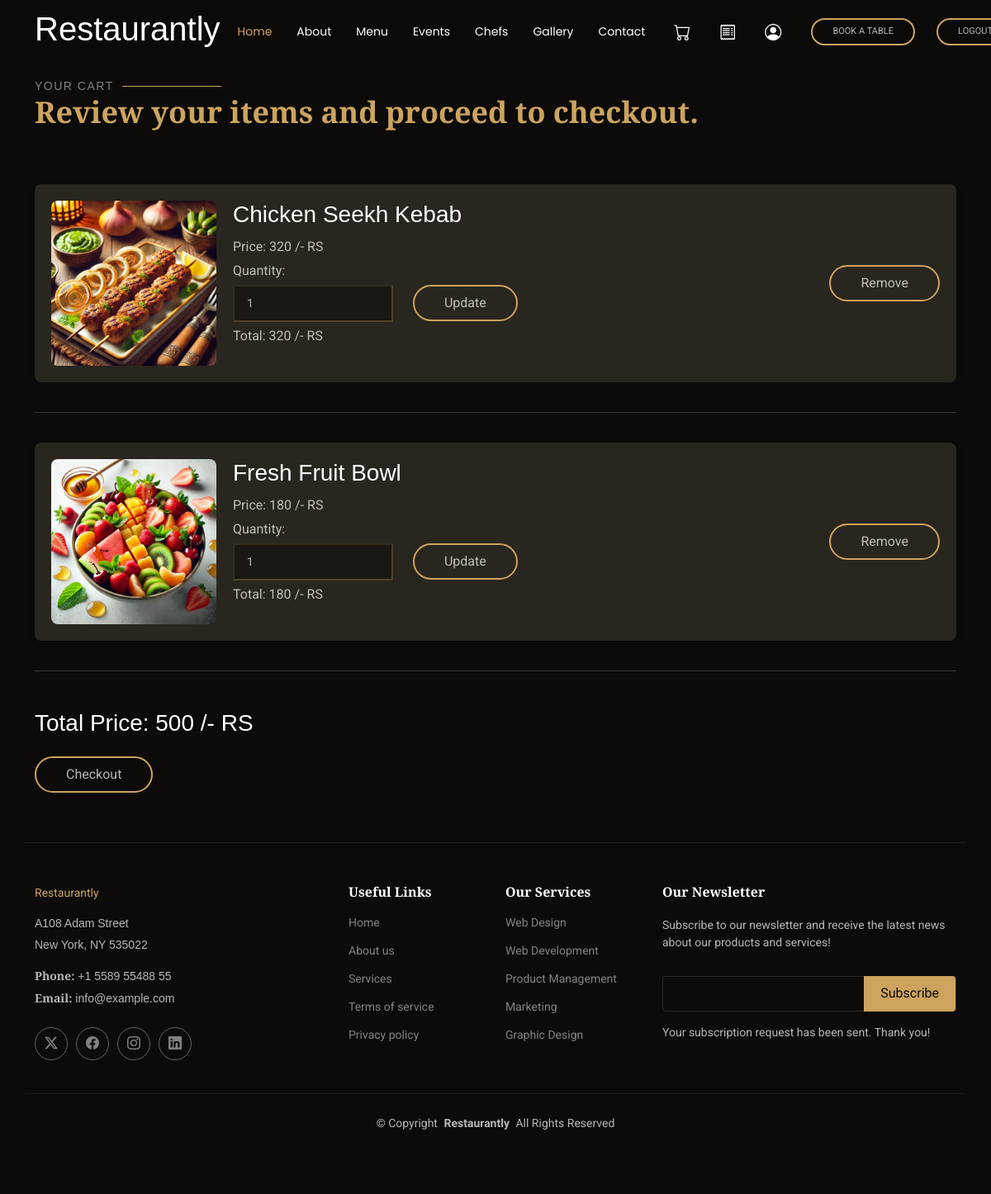
The app's page /cart/ (signed in) with its own data.
### myapp/models.py (models this page shows, shortened)
class Add_To_Cart(models.Model):
    product = models.ForeignKey(Restaurent_Menu_Items, on_delete=models.CASCADE)
    quantity = models.IntegerField(default=1)
    user = models.ForeignKey(Customer, on_delete=models.CASCADE)  # Add this line
    def get_total_price(self):
        return self.quantity * self.product.price

class Restaurent_Menu_Items(models.Model):
    Category_id = models.ForeignKey(Category, on_delete=models.CASCADE)
    Name = models.CharField(max_length=30)
    desc = models.CharField(max_length=300)
    price = models.IntegerField(default=0)
    image=models.ImageField(upload_to='photos')

### myapp/views.py (the view)
# urls.py: path('cart/', views.cart, name='cart'),
def cart(request):
    if 'user_id' not in request.session:
        messages.error(request, "You need to be logged in to view your cart.")
        return redirect('Login')  # Redirect to login if not logged in
    user = Customer.objects.get(id=request.session['user_id'])  # Get the logged-in user
    cart_items = Add_To_Cart.objects.filter(user=user)  # Filter cart items by user
    total_price = sum(item.get_total_price() for item in cart_items)
    context = {
        'cart_items': cart_items,
        'total_price': total_price,
    }
    return render(request, 'cart.html', context)

### myapp/templates/cart.html (shortened to what this page needs)
{% extends 'basic.html' %}
{% block body %}
<main>
  <section style="margin-top:20px;">
    <div class="container section-title" data-aos="fade-up">
      <h2 style="margin-top:20px;">Your Cart</h2>
      <p>Review your items and proceed to checkout.</p>
    </div>
    <div class="container cart-items">
      {% for item in cart_items %}
        <div class="cart-item" data-aos="fade-up">
          <div class="item-image">
            <img src="{{ item.product.image.url }}" alt="{{ item.product.Name }}" class="product-image">
          </div>
          <div class="item-info">
            <h3>{{ item.product.Name }}</h3>
            <p>Price: {{ item.product.price }} /- RS</p>
            <p>Quantity:
              <form method="POST" class="form" action="{% url 'update_cart' item.id %}">
                <input type="number" name="quantity" value="{{ item.quantity }}" min="1">
                <button style="margin-left:20px;" type="submit" class="btn-update">Update</button>
              </form>
            </p>
            <p>Total: {{ item.get_total_price }} /- RS</p>
          </div>
          <div class="item-actions">
            <a href="{% url 'remove_from_cart' item.id %}" class="form">
              <button type="submit">Remove</button></a>
          </div>
        </div>
        <hr>
      {% empty %}
        <div class="empty-cart">
          <p>Your cart is empty.</p>
        </div>
      {% endfor %}
    </div>
    <div class="container total">
      <h3>Total Price: {{ total_price }} /- RS</h3>
      <a href="/checkout" class="form">
        <button type="submit" style="margin-top:15px;">Checkout</button>
      </a>
    </div>
  </section>
</main>
{% endblock %}

### myapp/static/css/main.css (style rules this page uses)
:root { --default-font: "Roboto", system-ui, -apple-system, "Segoe UI", Roboto, "Helvetica Neue", Arial, "Noto Sans", "Liberation Sans", sans-serif, "Apple Color Emoji", "Segoe UI Emoji", "Segoe UI Symbol", "Noto Color Emoji"; --heading-font: "Playfair Display", sans-serif; --nav-font: "Poppins", sans-serif; }
:root { --background-color: #0c0b09; --default-color: rgba(255, 255, 255, 0.7); --heading-color: #ffffff; --accent-color: #cda45e; --surface-color: #29261f; --contrast-color: #0c0b09; }
:root { --nav-color: #ffffff; --nav-hover-color: #cda45e; --nav-mobile-background-color: #29261f; --nav-dropdown-background-color: #29261f; --nav-dropdown-color: #ffffff; --nav-dropdown-hover-color: #cda45e; }
:root { scroll-behavior: smooth; }
body { color: var(--default-color); background-color: var(--background-color); font-family: var(--default-font); }
a { color: var(--accent-color); text-decoration: none; transition: 0.3s; }
h1, h2, h3, h4, h5, h6 { color: var(--heading-color); font-family: var(--heading-font); }
section, .section { color: var(--default-color); background-color: var(--background-color); padding: 60px 0; scroll-margin-top: 77px; overflow: clip; }
.section-title { padding-bottom: 60px; position: relative; }
.section-title h2 { font-size: 14px; font-weight: 500; padding: 0; line-height: 1px; margin: 0; letter-spacing: 1.5px; text-transform: uppercase; color: color-mix(in srgb, var(--default-color), transparent 30%); position: relative; }
.section-title h2::after { content: ""; width: 120px; height: 1px; display: inline-block; background: var(--accent-color); margin: 4px 10px; }
.section-title p { color: var(--accent-color); margin: 0; font-size: 36px; font-weight: 600; font-family: var(--heading-font); }
.form button[type=submit] { color: var(--default-color); background: none; border: 2px solid var(--accent-color); padding: 8px 36px; transition: 0.4s; border-radius: 50px; }
.cart-items { display: flex; flex-direction: column; gap: 20px; margin-bottom: 30px; }
.cart-item { display: flex; justify-content: space-between; background-color: var(--surface-color); padding: 20px; border-radius: 8px; box-shadow: 0 2px 10px rgba(0, 0, 0, 0.1); color: var(--default-color); }
.item-image { flex: 0 0 100px; }
.product-image { width: 200px; height: 200px; object-fit: cover; border-radius: 8px; margin-right: 20px; }
.item-info { flex-grow: 1; }
.item-info h3 { color: var(--heading-color); margin-bottom: 10px; }
.item-info p { margin: 5px 0; }
.item-actions { display: flex; align-items: center; }
.btn-update { background-color: var(--accent-color); color: var(--contrast-color); padding: 5px 10px; border: none; cursor: pointer; }
.total h3 { color: var(--heading-color); }
.cart-items .form input[type=text], .cart-items.form input[type=email], .cart-items .form input[type=number], .cart-items .form input[type=password], .cart-items .form textarea { font-size: 14px; padding: 10px 15px; box-shadow: none; border-radius: 0; color: var(--default-color); background-color: color-mix(in srgb, var(--background-color), transparent 50%); border-color: color-mix(in srgb, var(--accent-color), transparent 70%); }
.cart-items .form input[type=text]::placeholder, .cart-items .form input[type=email]::placeholder, .cart-items .form input[type=number]::placeholder, .cart-items .form input[type=password]::placeholder, .cart-items .form textarea::placeholder { color: color-mix(in srgb, var(--accent-color), transparent 50%); }
button[type=submit] { background-color: var(--accent-color); color: white; padding: 10px 20px; border: none; cursor: pointer; }

### records on screen
Add_To_Cart: product.image (picture), product.Name "Chicken Seekh Kebab", product.price "320", quantity "1", get_total_price "320"
Add_To_Cart: product.image (picture), product.Name "Fresh Fruit Bowl", product.price "180", quantity "1", get_total_price "180"

### other values on screen
{{ total_price }} "500"
